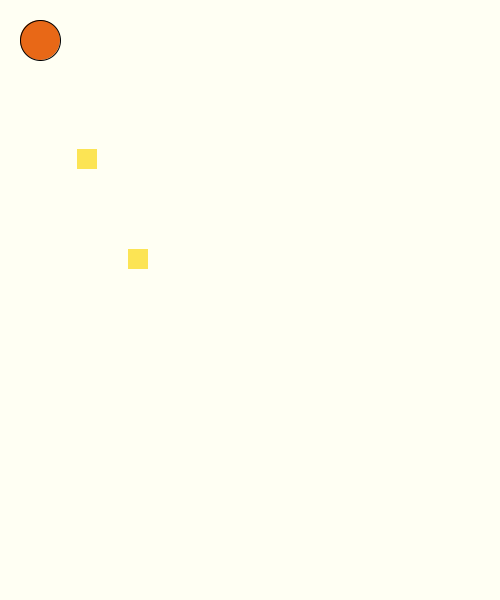
Frame 1 (no input)
Frame 60 (the mouse pressed at the canvas centre just before this capture): identical to frame 1, image omitted
Frame 120 (the mouse held since frame 60 and released just before this capture): identical to frame 1, image omitted

The Processing sketch that drew this single still picture (run headless with seeded random() and noise(); from frame 60 on, the mouse is pressed at the canvas centre):

// Processing sketch: w11_3_ball_Rolling_ball_U_ball_H
// ── w11_3_ball_Rolling_ball_U_ball_H.pde
PGraphics star1,star2,star3;
ArrayList<PVector> points;//PVector:向量(座標) 宣告:資料結構 名稱；
void setup() {
  size(500, 600);
  star1 = createGraphics(20, 20);
  star2 = createGraphics(20, 20);
  star3 = createGraphics(20, 20);
  points=new ArrayList<PVector>();//new 創建一個新物件points
  drawStar(1);
  drawStar(2);
  drawStar(3);
}
void drawLine() {
  if (mousePressed&& (mouseX!=pmouseX||mouseY!=pmouseY)  ) {///按下左鍵畫線
    points.add(new PVector(mouseX, mouseY));//捕捉滑鼠XY座標放到points裡
    //line(mouseX, mouseY, pmouseX, pmouseY);
    //print(".");
  }
  pushMatrix();//備份母體(紀錄每個點的相對位置)
  translate(dx, dy);//再移動
  for (int i=0; i<points.size()-1; i++) {//在points的範圍裡
    PVector pt=points.get(i);///向量pt=第i個points(把每個座標秀出來)
    PVector pt2=points.get(i+1);
    //line(pt.x, pt.y, pt2.x, pt2.y);
    fill(0, 0, 0);
    ellipse(pt.x, pt.y, 5, 5);///這樣就能捕捉每個整數座標並使用了!!
  }
  popMatrix();//恢復每個點的相對位置
}
float ballx=40, bally=40;//球的設定
float ball_before_x=ballx,ball_before_y=bally;//球的位置，計算速度用
float ball_H=0,ball_V=0,ball_U;//球的高度 速率 位能
float ballvx=1, ballvy=-1;
float slopeX=0, slopeY=0, slope=0;//斜率
boolean moving=false;

void drawStar(int x) {
  if (x==1) {
    star1.beginDraw();
    star1.background(#FCE454);
    star1.endDraw();
  } else if (x==2) {
    star2.beginDraw();
    star2.background(#FCE454);
    star2.endDraw();
  } else if (x==3) {
    star3.beginDraw();
    star3.background(#FCE454);
    star3.endDraw();
  }
}
int starX1=77, starY1=149;
int starX2=128,starY2=249;
int score=0;
void draw() {
  background(#FFFFF3);
  fill(#E86817);
  ellipse(ballx, bally, 40, 40);
  
  if (moving) {
    ballx+=ballvx;
    bally+=ballvy;
    ballvy+=0.98/6;///重力G
  }
  drawLine();

  image(star2, starX2, starY2);
  image(star1, starX1, starY1);
  if ( ballx<(starX1+20)&&bally<(starY1+20)&&ballx>=starX1&&bally>=starY1) {
    star1.beginDraw();
    star1.clear();
    star1.endDraw();

    score+=1;
    starX1=-1;
    starY1=-1;
    print("\n");
    print("score= "+score);
    print("\n");
  }
  for (int i=0; i<points.size()-1; i++) {
    PVector pt=points.get(i);
    PVector pt2=points.get(i+1);
    
    if (moving) {
      slopeX=pt2.x-pt.x;
      slopeY=pt2.y-pt.y;
      slope=sqrt(slopeX*slopeX+slopeY*slopeY);//斜率
      if (slopeX>0 && slopeY>0)slope=-slope;//右下: \
      float ptx3=(pt2.x-pt.x)/2+pt.x;//pt3:兩點座標的中間
      float pty3=(pt2.y-pt.y)/2+pt.y;
      if ( ( (pt.x-ballx)>-18 &&(pt.x-ballx)<18 && (pt.y-bally)>18 &&(pt.y-bally)<22 )||
      (ptx3+-ballx)>-20 &&(ptx3-ballx)<20 && (pty3-bally)>20 &&(pty3-bally)<22) {
        ballvx=0;
        ballvy=0;
        print(pt.x, pt.y+"\n");
        print(ptx3, pty3+"\n");
        print( i  +"\n");
        moving=false;
        
        ball_H=pt.x-ball_before_x;
        ball_U=9.8*ball_H;
        ball_V=sqrt(ball_U*2);
        print("ball_before_x=   "+ball_before_x+"\n");
        print("ball_H =  "+ball_H+"\n");
        print("ball_V= "+ball_V+"\n");
        print("slope= "+slope  +"\n");
        if(slope<2){
          moving=true;
          ballvx=1.5;
          ballvy=0.2;
        }
        else if(slope>4){
          moving=true;
          ballvx=-1.5;
          ballvy=0.2;
        }else {
          moving=true;
          ballvx=0.4;
          ballvy=0;
        }
        
      }
    }
  }
}
float dx=0, dy=0;
void keyPressed() {
  if (keyCode==RIGHT)dx++;
  if (keyCode==LEFT)dx--;
  if (keyCode==UP){
    ballx=40;
    bally=40;
  }
  if (keyCode==DOWN)moving=true;
}
